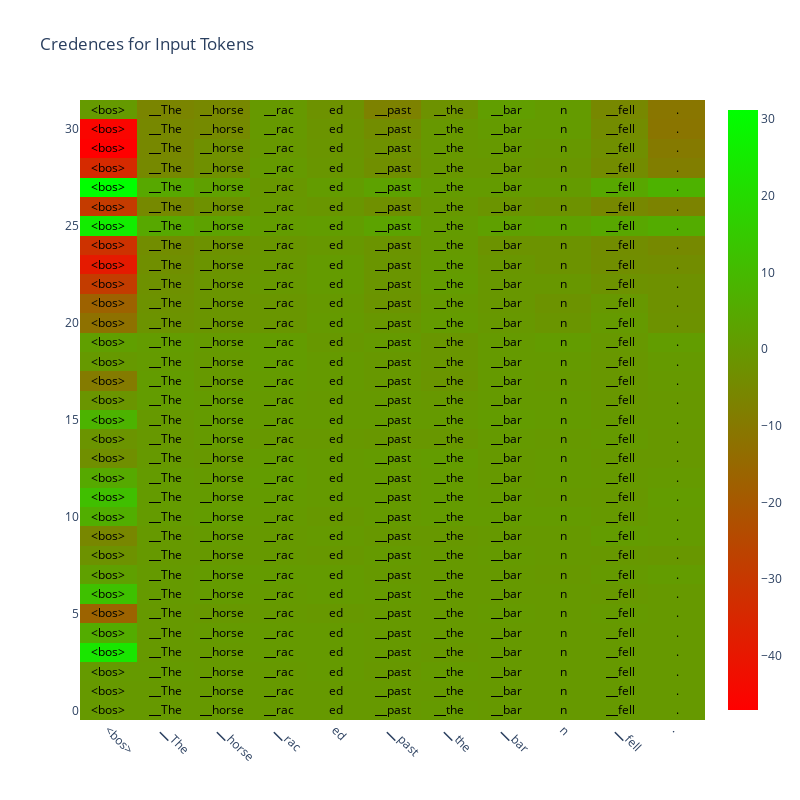
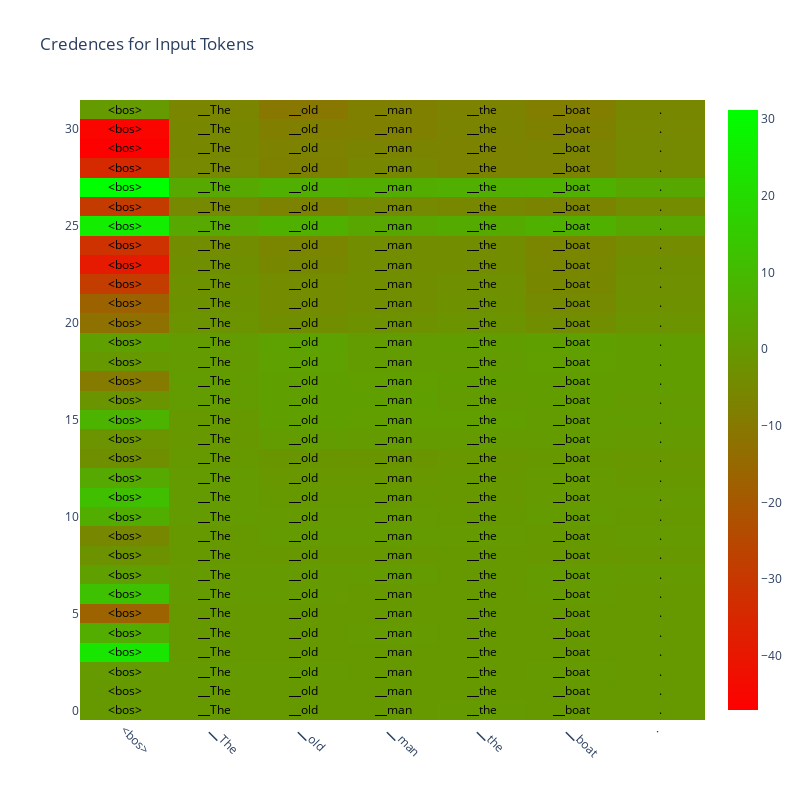
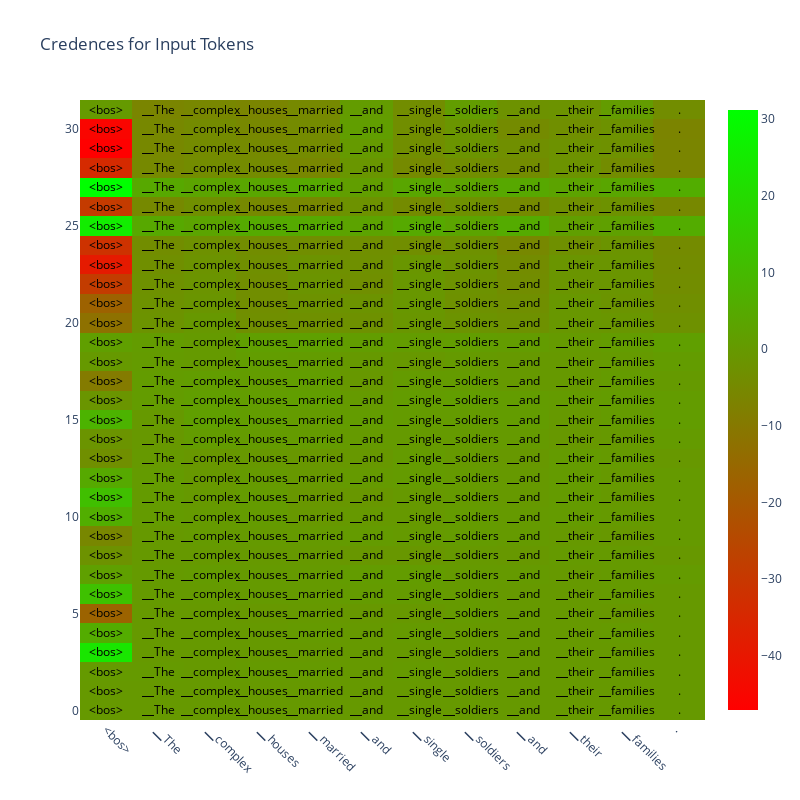
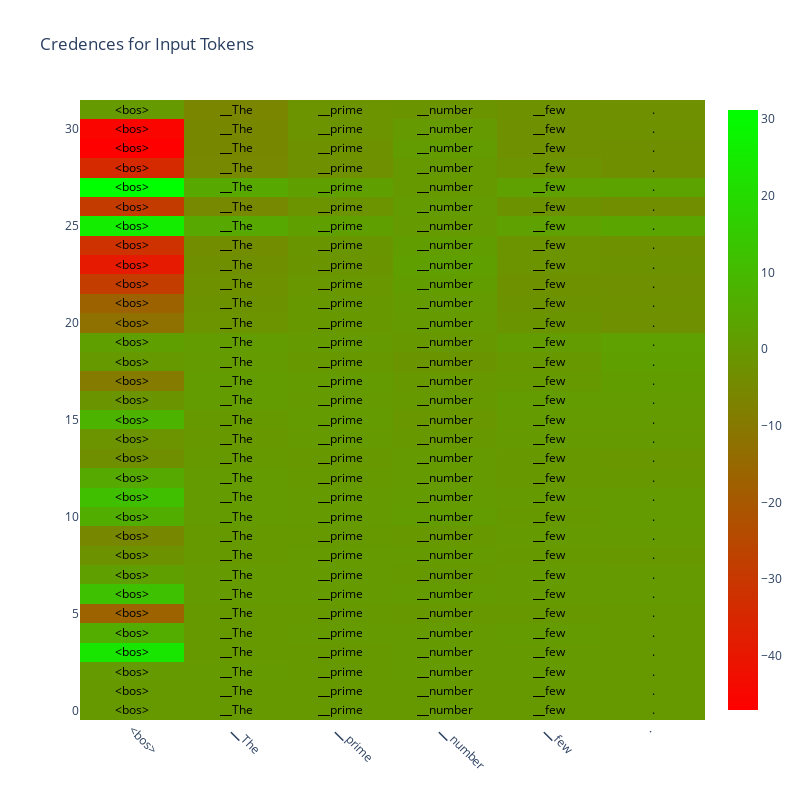

Notebook code for these charts, in order:
### Code cell
def display_credences_list(credences_list, display="words"):

    fig_list = []
    
    for i, (credences, input_tokens) in enumerate(credences_list.values()):

        padded_text = np.array([[" " * 2 + "{:.2f}".format(value) + " " * 2 for value in row] for row in credences])
        words_corresponding_to_credences = np.array([[" " * 2 + word + " " * 2 for word in input_tokens] for layer_num in range(len(credences))])

        # Create plotly heatmap
        heatmap = go.Heatmap(
            z=credences, 
            colorscale=color_scale,
            text=words_corresponding_to_credences if display == "words" else padded_text,  # Set the text to be equal to z
            texttemplate="%{text}", 
            textfont=dict(color='black', size=12),  # Set the text color and size
        )

        # Create plot layout
        # slider slides between input tokens
        layout = go.Layout(title='Credences for Input Tokens'.format(i),
                        width=800,  # Set the width of the plot
                        height=800,  # Set the height of the plot
                        xaxis=dict(tickvals=list(range(len(input_tokens))),
                                    ticktext=input_tokens,
                                    tickangle=45),
                        sliders=[dict(
                                visible=True,
                                # steps needs to update the tokens and credences
                                steps=[dict(method='update',
                                            args=[{'visible': [True] * len(input_tokens)},
                                                {'title': 'Credences for Input Tokens'.format(i),
                                                'xaxis': {'tickvals': list(range(len(input_tokens))),
                                                            'ticktext': input_tokens,
                                                            'tickangle': 45},
                                                'annotations': []}])],
                                                
                                active=i,
                                currentvalue={"prefix": "Step: "},
                                pad={"t": 50},
                                len=0.9,
                            )])

        # Create plotly figure
        fig = go.Figure(data=[heatmap], layout=layout)
        fig_list.append(fig)

    # Display plotly figures
    iplot(fig_list[0])
    if len(fig_list) > 1:
        for fig in fig_list[1:]:
            iplot(fig)

display_credences_list(d, display="words")

### Figure 1 — Plotly figure (JSON) as saved in the notebook; plotly's stock layout.template omitted (floating-point values rounded to 4 significant figures; data arrays with more than 128 entries replaced by an {"elided": "..."} marker saying what was removed)
{"data": [{"colorscale": [[0, "#FF0000"], [1, "#00FF00"]], "text": {"elided": "32x11 str values"}, "textfont": {"color": "black", "size": 12}, "texttemplate": "%{text}", "type": "heatmap", "z": {"elided": "32x11 float values"}}], "layout": {"height": 800, "sliders": [{"active": 0, "currentvalue": {"prefix": "Step: "}, "len": 0.9, "pad": {"t": 50}, "steps": [{"args": [{"visible": [true, true, true, true, true, true, true, true, true, true, true]}, {"annotations": [], "title": "Credences for Input Tokens", "xaxis": {"tickangle": 45, "ticktext": ["<bos>", "▁The", "▁horse", "▁rac", "ed", "▁past", "▁the", "▁bar", "n", "▁fell", "."], "tickvals": [0, 1, 2, 3, 4, 5, 6, 7, 8, 9, 10]}}], "method": "update"}], "visible": true}], "title": {"text": "Credences for Input Tokens"}, "width": 800, "xaxis": {"tickangle": 45, "ticktext": ["<bos>", "▁The", "▁horse", "▁rac", "ed", "▁past", "▁the", "▁bar", "n", "▁fell", "."], "tickvals": [0, 1, 2, 3, 4, 5, 6, 7, 8, 9, 10]}}}

### Figure 2 — Plotly figure (JSON) as saved in the notebook; plotly's stock layout.template omitted (floating-point values rounded to 4 significant figures; data arrays with more than 128 entries replaced by an {"elided": "..."} marker saying what was removed)
{"data": [{"colorscale": [[0, "#FF0000"], [1, "#00FF00"]], "text": {"elided": "32x7 str values"}, "textfont": {"color": "black", "size": 12}, "texttemplate": "%{text}", "type": "heatmap", "z": {"elided": "32x7 float values"}}], "layout": {"height": 800, "sliders": [{"active": 1, "currentvalue": {"prefix": "Step: "}, "len": 0.9, "pad": {"t": 50}, "steps": [{"args": [{"visible": [true, true, true, true, true, true, true]}, {"annotations": [], "title": "Credences for Input Tokens", "xaxis": {"tickangle": 45, "ticktext": ["<bos>", "▁The", "▁old", "▁man", "▁the", "▁boat", "."], "tickvals": [0, 1, 2, 3, 4, 5, 6]}}], "method": "update"}], "visible": true}], "title": {"text": "Credences for Input Tokens"}, "width": 800, "xaxis": {"tickangle": 45, "ticktext": ["<bos>", "▁The", "▁old", "▁man", "▁the", "▁boat", "."], "tickvals": [0, 1, 2, 3, 4, 5, 6]}}}

### Figure 3 — Plotly figure (JSON) as saved in the notebook; plotly's stock layout.template omitted (floating-point values rounded to 4 significant figures; data arrays with more than 128 entries replaced by an {"elided": "..."} marker saying what was removed)
{"data": [{"colorscale": [[0, "#FF0000"], [1, "#00FF00"]], "text": {"elided": "32x12 str values"}, "textfont": {"color": "black", "size": 12}, "texttemplate": "%{text}", "type": "heatmap", "z": {"elided": "32x12 float values"}}], "layout": {"height": 800, "sliders": [{"active": 2, "currentvalue": {"prefix": "Step: "}, "len": 0.9, "pad": {"t": 50}, "steps": [{"args": [{"visible": [true, true, true, true, true, true, true, true, true, true, true, true]}, {"annotations": [], "title": "Credences for Input Tokens", "xaxis": {"tickangle": 45, "ticktext": ["<bos>", "▁The", "▁complex", "▁houses", "▁married", "▁and", "▁single", "▁soldiers", "▁and", "▁their", "▁families", "."], "tickvals": [0, 1, 2, 3, 4, 5, 6, 7, 8, 9, 10, 11]}}], "method": "update"}], "visible": true}], "title": {"text": "Credences for Input Tokens"}, "width": 800, "xaxis": {"tickangle": 45, "ticktext": ["<bos>", "▁The", "▁complex", "▁houses", "▁married", "▁and", "▁single", "▁soldiers", "▁and", "▁their", "▁families", "."], "tickvals": [0, 1, 2, 3, 4, 5, 6, 7, 8, 9, 10, 11]}}}

### Figure 4 — Plotly figure (JSON) as saved in the notebook; plotly's stock layout.template omitted (floating-point values rounded to 4 significant figures; data arrays with more than 128 entries replaced by an {"elided": "..."} marker saying what was removed)
{"data": [{"colorscale": [[0, "#FF0000"], [1, "#00FF00"]], "text": {"elided": "32x6 str values"}, "textfont": {"color": "black", "size": 12}, "texttemplate": "%{text}", "type": "heatmap", "z": {"elided": "32x6 float values"}}], "layout": {"height": 800, "sliders": [{"active": 3, "currentvalue": {"prefix": "Step: "}, "len": 0.9, "pad": {"t": 50}, "steps": [{"args": [{"visible": [true, true, true, true, true, true]}, {"annotations": [], "title": "Credences for Input Tokens", "xaxis": {"tickangle": 45, "ticktext": ["<bos>", "▁The", "▁prime", "▁number", "▁few", "."], "tickvals": [0, 1, 2, 3, 4, 5]}}], "method": "update"}], "visible": true}], "title": {"text": "Credences for Input Tokens"}, "width": 800, "xaxis": {"tickangle": 45, "ticktext": ["<bos>", "▁The", "▁prime", "▁number", "▁few", "."], "tickvals": [0, 1, 2, 3, 4, 5]}}}
